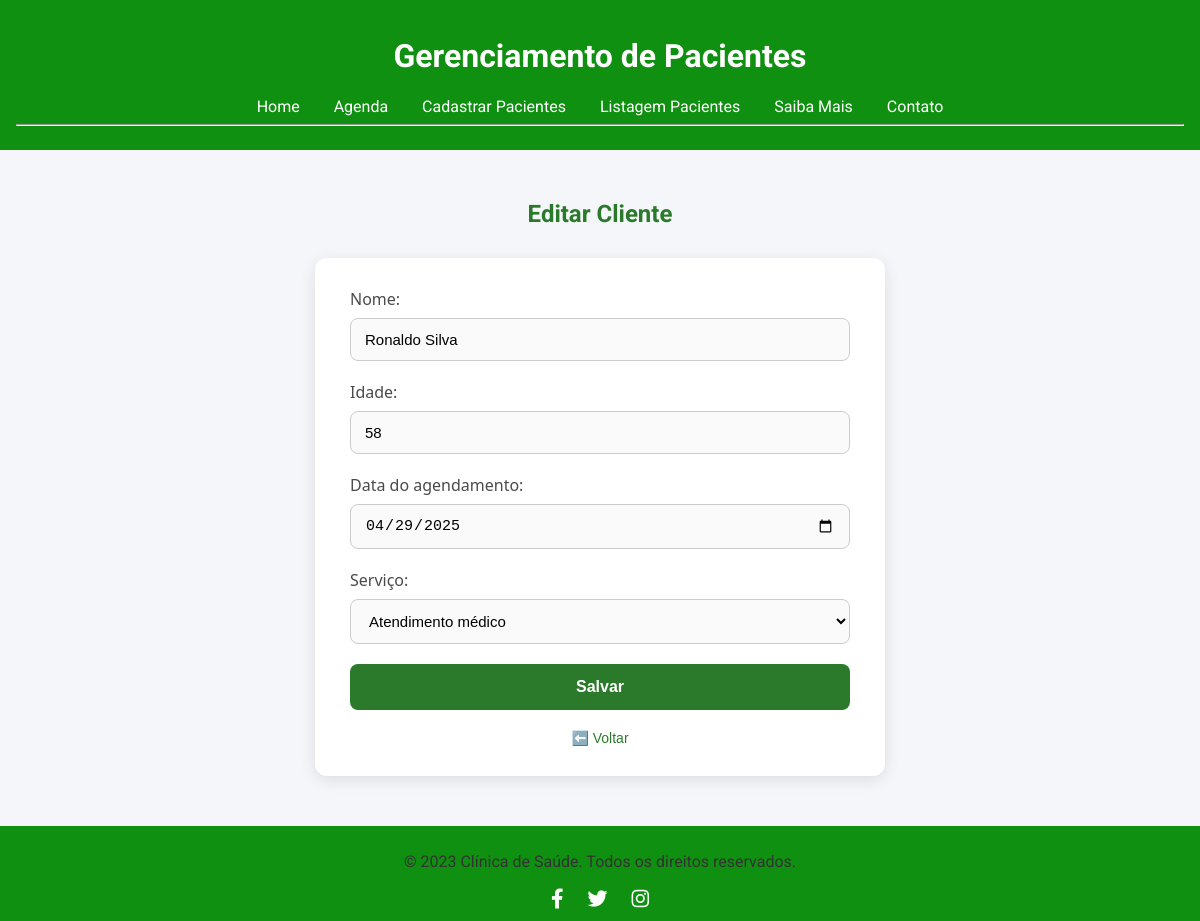
The page /editar/17 on the database its author committed.
### tables this page shows
CREATE TABLE clientes (
            id INTEGER PRIMARY KEY AUTOINCREMENT,
            nome TEXT NOT NULL,
            idade TEXT NOT NULL,
            data_cadastro TEXT NOT NULL  
        , servico TEXT);

### app.py (the view, shortened to what this page needs)
@app.route('/editar/<int:index>', methods=['GET', 'POST'])
def editar(index):
    conn = get_db_connection()
    cliente = conn.execute('SELECT * FROM clientes WHERE id = ?', (index,)).fetchone()
    conn.close()
    return render_template('form.html', titulo='Editar Cliente', cliente=cliente)

### app.py (called while the page is built)
def get_db_connection():
    conn = sqlite3.connect('database.db')
    conn.row_factory = sqlite3.Row
    return conn

### Templates/form.html (shortened to what this page needs)
{% extends 'base.html' %}
{% block conteudo %}
    <h2>{{ titulo }}</h2>
    <form method="post">
        <label for="nome">Nome:</label>
        <input type="text" id="nome" name="nome" value="{{ cliente.nome if cliente else '' }}" required>
        <label for="idade">Idade:</label>
        <input type="text" id="idade" name="idade" value="{{ cliente.idade if cliente else '' }}" required>
        <label for="data_cadastro">Data do agendamento:</label>
        <input type="date" id="data_cadastro" name="data_cadastro" value="{{ cliente.data_cadastro if cliente else '' }}" required>
        <label for="servico">Serviço:</label>
        <select id="servico" name="servico" required>
            <option value="Atendimento médico">Atendimento médico</option>
        </select>
        <button type="submit">Salvar</button>
        <a href="{{ request.referrer or url_for('index') }}" class="back-link" title="Voltar para página anterior" style="text-decoration: none">⬅️ Voltar</a>
{% endblock %}

### Templates/base.html (style rules this page uses)
html, body { font-family: Arial, sans-serif; height: 100%; margin: 0; padding: 0; background-color: #f4f4f9; color: #333; display: flex; flex-direction: column; }
input[type="text"], input[type="number"] { width: 100%; padding: 10px; border: 1px solid #ccc; border-radius: 4px; }
button { background: #28a745; color: white; padding: 10px 15px; border: none; border-radius: 4px; cursor: pointer; }
form { max-width: 600px; margin: auto; padding: 30px; background-color: #f9f9f9; border-radius: 12px; box-shadow: 0 4px 12px rgba(0,0,0,0.15); font-family: Arial, sans-serif; text-align: center; }

### Templates/form.html (style rules this page uses)
body { font-family: 'Roboto', sans-serif; background-color: #f4f6f9; margin: 0; padding: 0; }
h2, h3 { text-align: center; color: #2b7a2b; font-weight: 700; margin-top: 30px; }
form { max-width: 500px; margin: 30px auto; padding: 30px 35px; background-color: #ffffff; border-radius: 12px; box-shadow: 0 4px 16px rgba(0, 0, 0, 0.1); }
label { display: block; margin-bottom: 8px; font-weight: 500; color: #333; font-size: 15px; text-align: left; font-family: 'Segoe UI', Tahoma, Geneva, Verdana, sans-serif; font-size: 16px; color: #4a4a4a; }
input[type="text"], input[type="date"], select { width: 100%; padding: 12px 14px; margin: 0 0 20px 0; border: 1px solid #ccc; border-radius: 8px; font-size: 15px; background-color: #fafafa; transition: border-color 0.3s ease, box-shadow 0.2s ease; box-sizing: border-box; display: block; }
button { width: 100%; padding: 14px; background-color: #2b7a2b; color: #fff; font-size: 16px; font-weight: 600; border: none; border-radius: 8px; cursor: pointer; transition: background-color 0.3s ease; }
.back-link { display: block; margin-top: 20px; text-align: center; color: #2b7a2b; font-size: 14px; font-weight: 500; text-decoration: none; }

### rows shown on the page
clientes: nome "Ronaldo Silva", idade "58", data_cadastro "04/29/2025"

### other values the page prints
{{ titulo }} "Editar Cliente"
